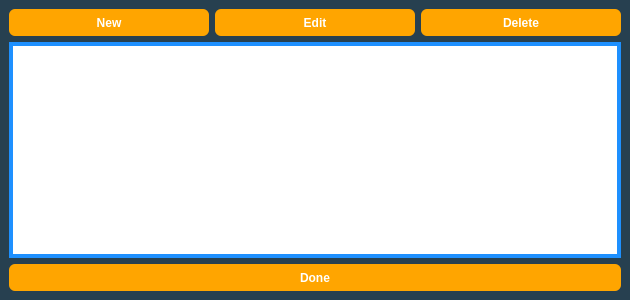
<?xml version="1.0" encoding="UTF-8"?>
<ui version="4.0">
 <class>ProfileManager4</class>
 <widget class="QMainWindow" name="ProfileManager4">
  <property name="geometry">
   <rect>
    <x>0</x>
    <y>0</y>
    <width>630</width>
    <height>300</height>
   </rect>
  </property>
  <property name="sizePolicy">
   <sizepolicy hsizetype="Fixed" vsizetype="Fixed">
    <horstretch>0</horstretch>
    <verstretch>0</verstretch>
   </sizepolicy>
  </property>
  <property name="minimumSize">
   <size>
    <width>630</width>
    <height>300</height>
   </size>
  </property>
  <property name="maximumSize">
   <size>
    <width>630</width>
    <height>300</height>
   </size>
  </property>
  <property name="windowTitle">
   <string>Profile Manager Gen 4</string>
  </property>
  <property name="styleSheet">
   <string notr="true">QMainWindow {
	background-color: #274050;
}

QPushButton {
	border: none;
	border-radius: 6px;
	background-color: orange;
	color: white;
	font-family: &quot;Myriad Pro&quot;, Montserrat;
	font-weight: 500;
}

QTableView {
	border: 4px solid DodgerBlue;
}

QHeaderView::section {
	border: none;
	background-color: #274050;
	padding-top: 3px;
	padding-bottom: 3px;
	color: white;
}</string>
  </property>
  <widget class="QWidget" name="centralwidget">
   <layout class="QGridLayout" name="gridLayout">
    <item row="0" column="0">
     <widget class="QPushButton" name="pushButtonNew">
      <property name="sizePolicy">
       <sizepolicy hsizetype="Preferred" vsizetype="Preferred">
        <horstretch>0</horstretch>
        <verstretch>1</verstretch>
       </sizepolicy>
      </property>
      <property name="minimumSize">
       <size>
        <width>0</width>
        <height>0</height>
       </size>
      </property>
      <property name="text">
       <string>New</string>
      </property>
     </widget>
    </item>
    <item row="0" column="1">
     <widget class="QPushButton" name="pushButtonEdit">
      <property name="sizePolicy">
       <sizepolicy hsizetype="Preferred" vsizetype="Preferred">
        <horstretch>0</horstretch>
        <verstretch>1</verstretch>
       </sizepolicy>
      </property>
      <property name="minimumSize">
       <size>
        <width>0</width>
        <height>0</height>
       </size>
      </property>
      <property name="text">
       <string>Edit</string>
      </property>
     </widget>
    </item>
    <item row="0" column="2">
     <widget class="QPushButton" name="pushButtonDelete">
      <property name="sizePolicy">
       <sizepolicy hsizetype="Preferred" vsizetype="Preferred">
        <horstretch>0</horstretch>
        <verstretch>1</verstretch>
       </sizepolicy>
      </property>
      <property name="minimumSize">
       <size>
        <width>0</width>
        <height>0</height>
       </size>
      </property>
      <property name="text">
       <string>Delete</string>
      </property>
     </widget>
    </item>
    <item row="1" column="0" colspan="3">
     <widget class="TableView" name="tableView">
      <property name="sizePolicy">
       <sizepolicy hsizetype="Expanding" vsizetype="Expanding">
        <horstretch>0</horstretch>
        <verstretch>8</verstretch>
       </sizepolicy>
      </property>
      <attribute name="verticalHeaderVisible">
       <bool>false</bool>
      </attribute>
     </widget>
    </item>
    <item row="2" column="0" colspan="3">
     <widget class="QPushButton" name="pushButtonOk">
      <property name="sizePolicy">
       <sizepolicy hsizetype="Preferred" vsizetype="Preferred">
        <horstretch>0</horstretch>
        <verstretch>1</verstretch>
       </sizepolicy>
      </property>
      <property name="minimumSize">
       <size>
        <width>0</width>
        <height>0</height>
       </size>
      </property>
      <property name="text">
       <string>Done</string>
      </property>
     </widget>
    </item>
   </layout>
  </widget>
  <widget class="QMenuBar" name="menubar">
   <property name="geometry">
    <rect>
     <x>0</x>
     <y>0</y>
     <width>630</width>
     <height>21</height>
    </rect>
   </property>
  </widget>
 </widget>
 <customwidgets>
  <customwidget>
   <class>TableView</class>
   <extends>QTableView</extends>
   <header>Forms/Controls/TableView.hpp</header>
  </customwidget>
 </customwidgets>
 <resources/>
 <connections/>
</ui>
